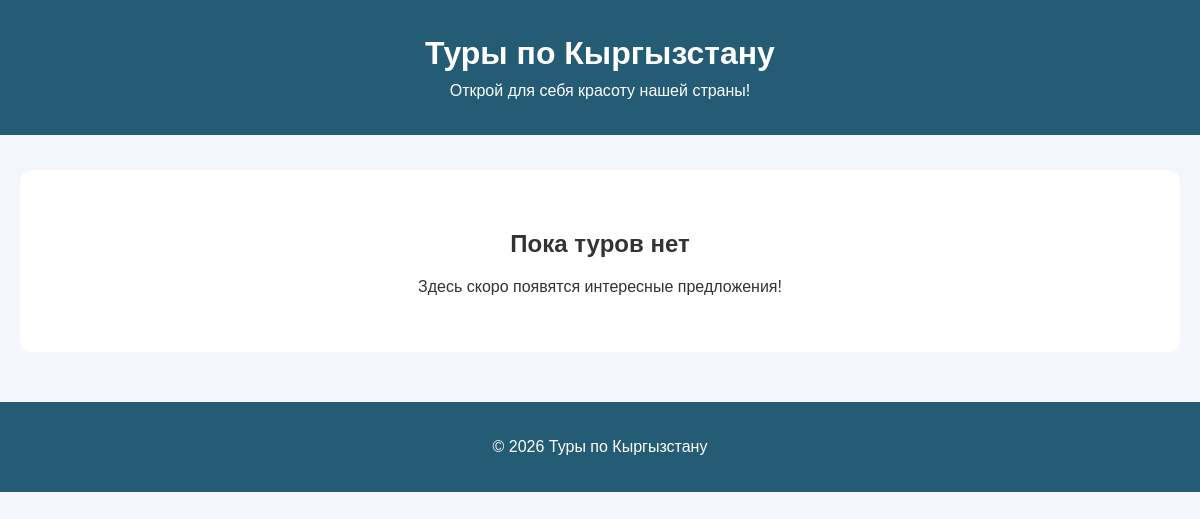
Page /holiday_tour/ on the earlier database version.
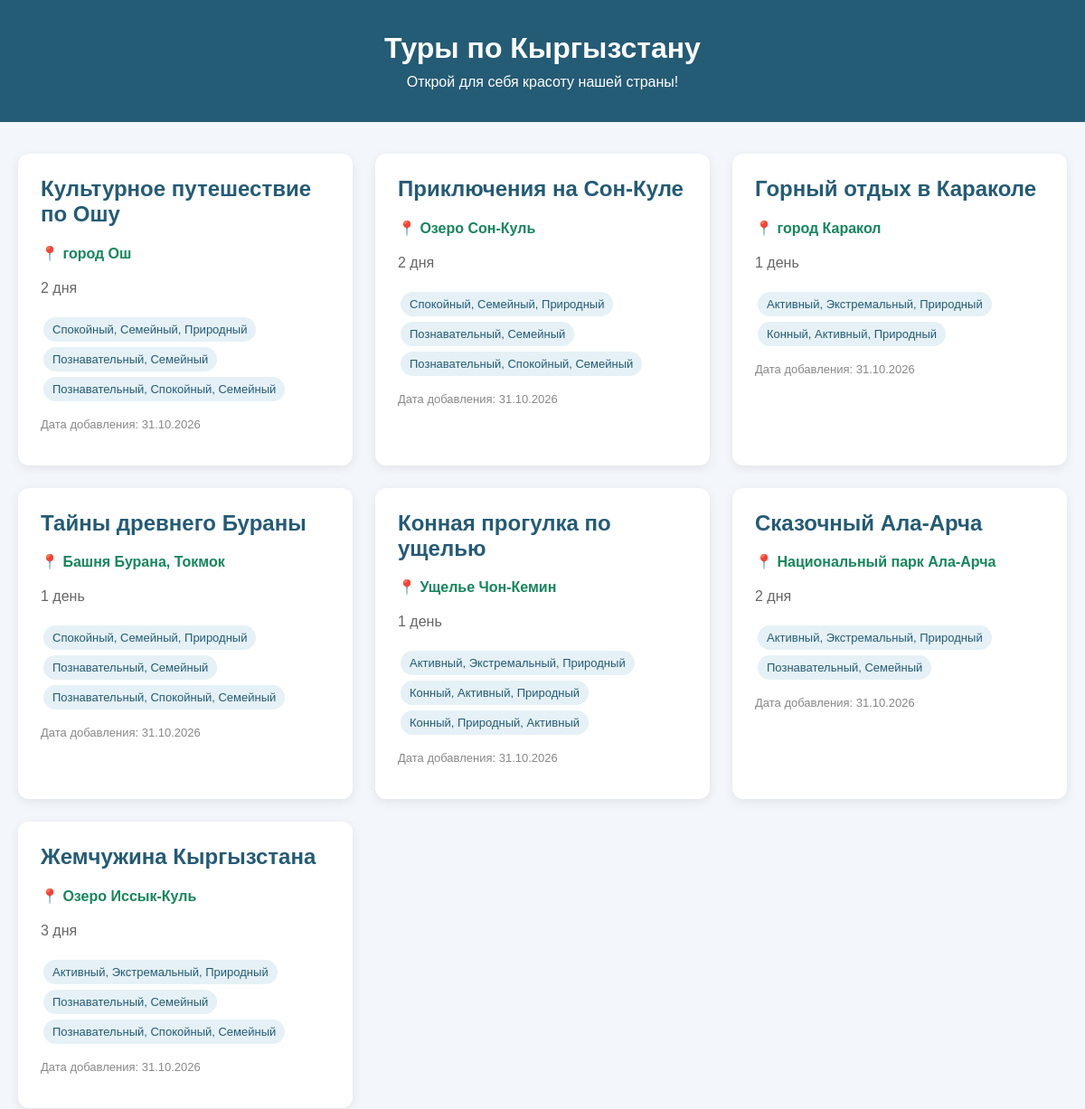
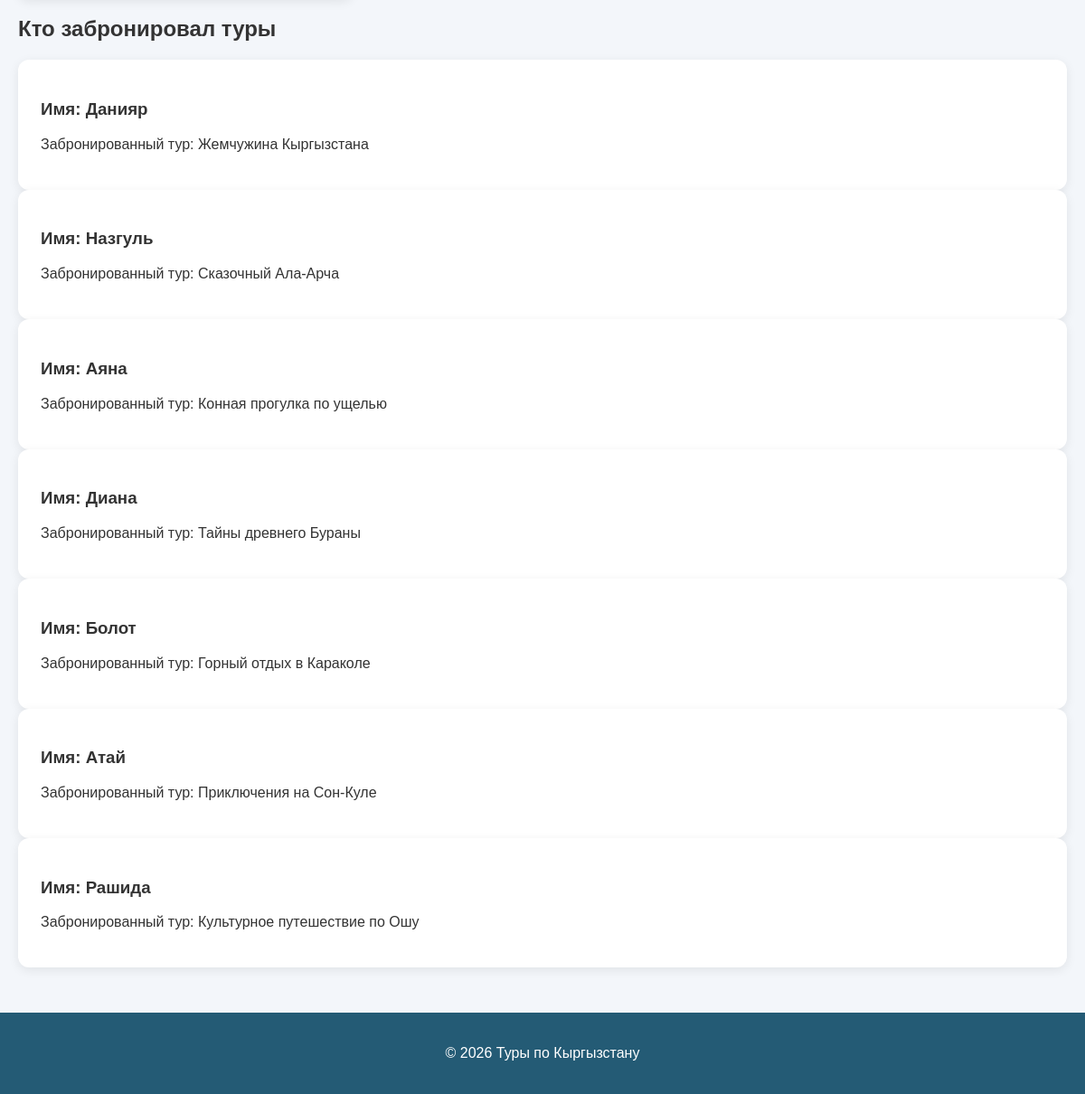
Same page on the later database version (2 pictures, top to bottom).
### holiday_tour/models.py (models this page shows, shortened)
class Tour(models.Model):
    title = models.CharField(max_length=100, default='Жемчужина Кыргызстана')
    location = models.CharField(max_length=100)
    description = models.TextField(blank=True)
    booking_date = models.DateField(auto_now_add=True)
    categories = models.ManyToManyField(Category, blank=True)

class Category(models.Model):
    category_tour = models.CharField(max_length=100)

class Booking(models.Model):
    person = models.OneToOneField(Person, on_delete=models.CASCADE)
    tour_booking = models.ForeignKey(Tour, on_delete=models.CASCADE)

class Person(models.Model):
    name = models.CharField(max_length=100)

### holiday_tour/views.py (the view)
# urls.py: path('holiday_tour/', holiday_tour_list_view, name='holidaytour'),
def holiday_tour_list_view(request):
    if request.method == "GET":
        tour = Tour.objects.all().order_by('-id')
        booking = Booking.objects.select_related(
            'person', 'tour_booking'
        ).all()
    return render(request, 'holiday_tour_list.html', {
        'tour': tour,
        'booking': booking
    })

### templates/holiday_tour_list.html (shortened to what this page needs)
<!DOCTYPE html>
<html lang="ru">
<head>
</head>
<body>
<header>
    <h1>Туры по Кыргызстану</h1>
    <p>Открой для себя красоту нашей страны!</p>
</header>
<div class="container">
    {% if tour %}
        <div class="tour-container">
            {% for item in tour %}
                <div class="tour-card">
                    <h2>{{ item.title }}</h2>
                    <p class="location">
                        📍 {{ item.location }}
                    </p>
                    <p class="description">
                        {{ item.description|default:"Описание пока отсутствует." }}
                    </p>
                    <div class="categories">
                        {% for category in item.categories.all %}
                            <span class="category">
                                {{ category.category_tour }}
                            </span>
                        {% empty %}
                            <span>Категории не указаны</span>
                        {% endfor %}
                    </div>
                    <p class="date">
                        Дата добавления: {{ item.booking_date|date:"d.m.Y" }}
                    </p>
                </div>
            {% endfor %}
        </div>
        <h2>Кто забронировал туры</h2>
{% for item in booking %}
    <div class="tour-card">
        <h3>Имя: {{ item.person.name }}</h3>
        <p>Забронированный тур: {{ item.tour_booking.title }}</p>
    </div>
{% empty %}
    <p>Пока бронирований нет.</p>
{% endfor %}
    {% else %}
        <div class="empty">
            <h2>Пока туров нет</h2>
            <p>Здесь скоро появятся интересные предложения!</p>
        </div>
    {% endif %}
</div>
<footer>
    <p>© 2026 Туры по Кыргызстану</p>
</footer>
</body>
</html>

Differences in the rows shown:
added Tour: title "Культурное путешествие по Ошу", location "город Ош", description "2 дня", booking_date "31.10.2026"
added Category: category_tour "Спокойный, Семейный, Природный"
added Category: category_tour "Познавательный, Семейный"
added Category: category_tour "Познавательный, Спокойный, Семейный"
added Tour: title "Приключения на Сон-Куле", location "Озеро Сон-Куль", description "2 дня", booking_date "31.10.2026"
added Tour: title "Горный отдых в Караколе", location "город Каракол", description "1 день", booking_date "31.10.2026"
added Category: category_tour "Активный, Экстремальный, Природный"
added Category: category_tour "Конный, Активный, Природный"
added Tour: title "Тайны древнего Бураны", location "Башня Бурана, Токмок", description "1 день", booking_date "31.10.2026"
added Category: category_tour "Спокойный, Семейный, Природный", shown under "Тайны древнего Бураны"
added Tour: title "Конная прогулка по ущелью", location "Ущелье Чон-Кемин", description "1 день", booking_date "31.10.2026"
added Category: category_tour "Конный, Природный, Активный", shown under "Конная прогулка по ущелью"
added Tour: title "Сказочный Ала-Арча", location "Национальный парк Ала-Арча", description "2 дня", booking_date "31.10.2026"
added Tour: title "Жемчужина Кыргызстана", location "Озеро Иссык-Куль", description "3 дня", booking_date "31.10.2026"
added Booking: person.name "Данияр", tour_booking "Жемчужина Кыргызстана"
added Booking: person.name "Назгуль", tour_booking "Сказочный Ала-Арча"
added Booking: person.name "Аяна", tour_booking "Конная прогулка по ущелью"
added Booking: person.name "Диана", tour_booking "Тайны древнего Бураны"
added Booking: person.name "Болот", tour_booking "Горный отдых в Караколе"
added Booking: person.name "Атай", tour_booking "Приключения на Сон-Куле"
added Booking: person.name "Рашида", tour_booking "Культурное путешествие по Ошу"
Other differences:
text no longer shown: "Пока туров нет Здесь скоро появятся интересные предложения!"
text now shown: "Кто забронировал туры"
